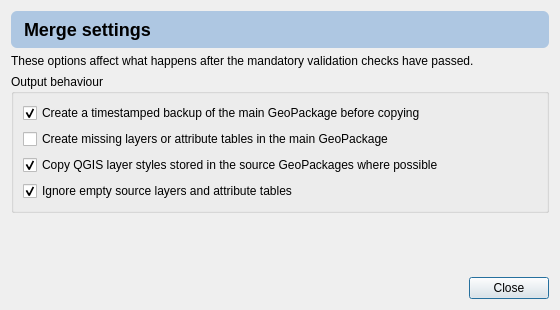
<?xml version="1.0" encoding="UTF-8"?>
<ui version="4.0">
 <class>GeopackageMergerSettingsDialogBase</class>
 <widget class="QDialog" name="GeopackageMergerSettingsDialogBase">
  <property name="geometry"><rect><x>0</x><y>0</y><width>560</width><height>310</height></rect></property>
  <property name="minimumSize"><size><width>560</width><height>310</height></size></property>
  <property name="windowTitle"><string>Geopackage Merger Settings</string></property>
  <layout class="QVBoxLayout" name="mainLayout">
   <item>
    <widget class="QLabel" name="titleLabel">
     <property name="text"><string>Merge settings</string></property>
     <property name="styleSheet"><string>font-size: 18px; font-weight: bold; padding: 8px; background-color: rgb(174, 199, 226); border-radius: 6px;</string></property>
    </widget>
   </item>
   <item>
    <widget class="QLabel" name="introLabel">
     <property name="wordWrap"><bool>true</bool></property>
     <property name="text"><string>These options affect what happens after the mandatory validation checks have passed.</string></property>
    </widget>
   </item>
   <item>
    <widget class="QGroupBox" name="mergeOptionsGroupBox">
     <property name="title"><string>Output behaviour</string></property>
     <layout class="QVBoxLayout" name="optionsLayout">
      <item><widget class="QCheckBox" name="backupCheckBox"><property name="text"><string>Create a timestamped backup of the main GeoPackage before copying</string></property><property name="checked"><bool>true</bool></property></widget></item>
      <item><widget class="QCheckBox" name="createMissingLayersCheckBox"><property name="text"><string>Create missing layers or attribute tables in the main GeoPackage</string></property><property name="checked"><bool>false</bool></property></widget></item>
      <item><widget class="QCheckBox" name="copyStylesCheckBox"><property name="text"><string>Copy QGIS layer styles stored in the source GeoPackages where possible</string></property><property name="checked"><bool>true</bool></property></widget></item>
      <item><widget class="QCheckBox" name="ignoreEmptySourceLayersCheckBox"><property name="text"><string>Ignore empty source layers and attribute tables</string></property><property name="checked"><bool>true</bool></property></widget></item>
     </layout>
    </widget>
   </item>
   <item><spacer name="verticalSpacer"><property name="orientation"><enum>Qt::Vertical</enum></property><property name="sizeHint" stdset="0"><size><width>20</width><height>20</height></size></property></spacer></item>
   <item>
    <widget class="QDialogButtonBox" name="button_box"><property name="orientation"><enum>Qt::Horizontal</enum></property><property name="standardButtons"><set>QDialogButtonBox::Close</set></property></widget>
   </item>
  </layout>
 </widget>
 <resources/>
 <connections>
  <connection><sender>button_box</sender><signal>rejected()</signal><receiver>GeopackageMergerSettingsDialogBase</receiver><slot>reject()</slot><hints><hint type="source_label"><x>20</x><y>20</y></hint><hint type="destination_label"><x>20</x><y>20</y></hint></hints></connection>
 </connections>
</ui>
